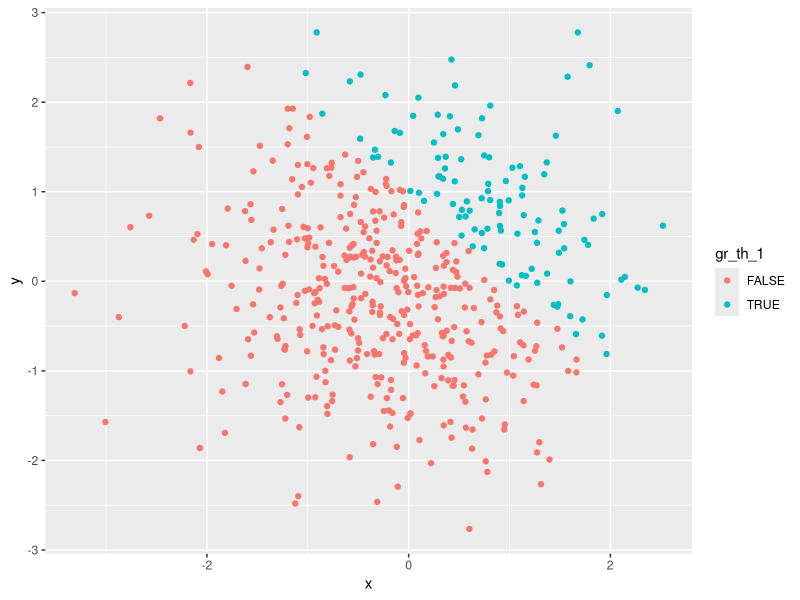
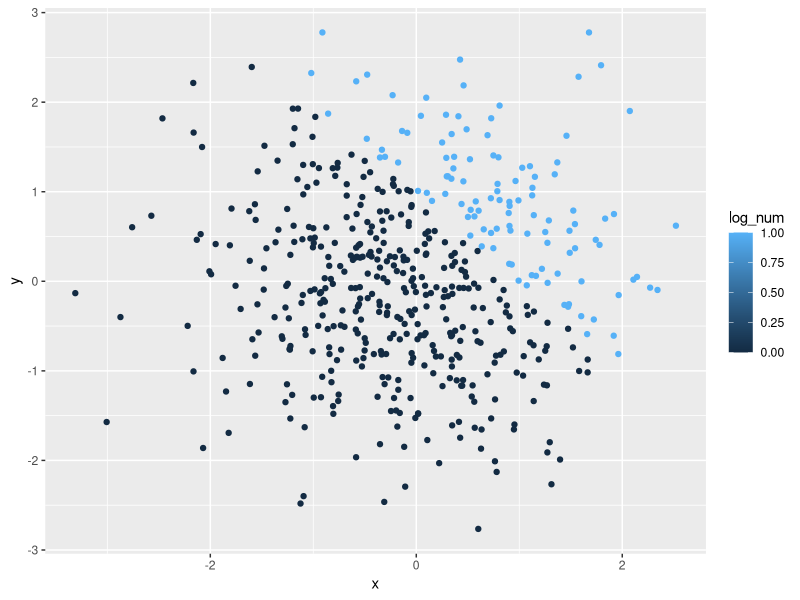
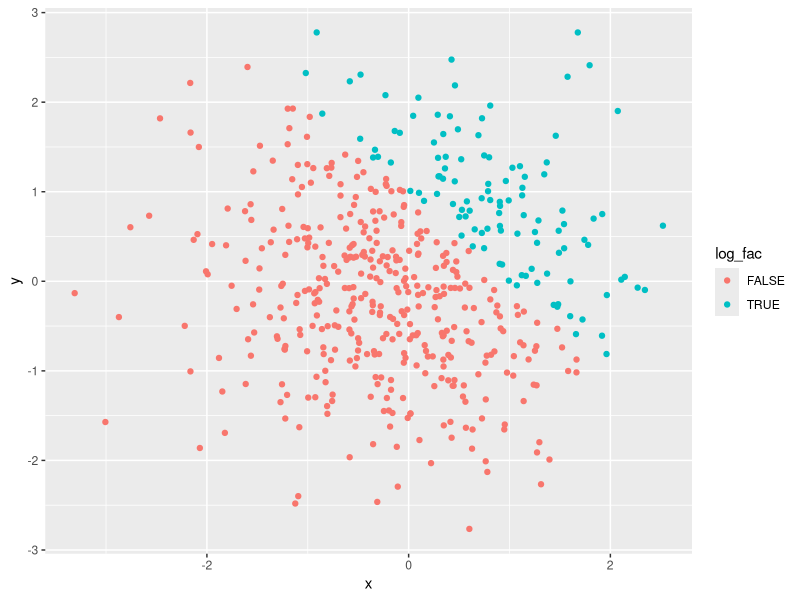
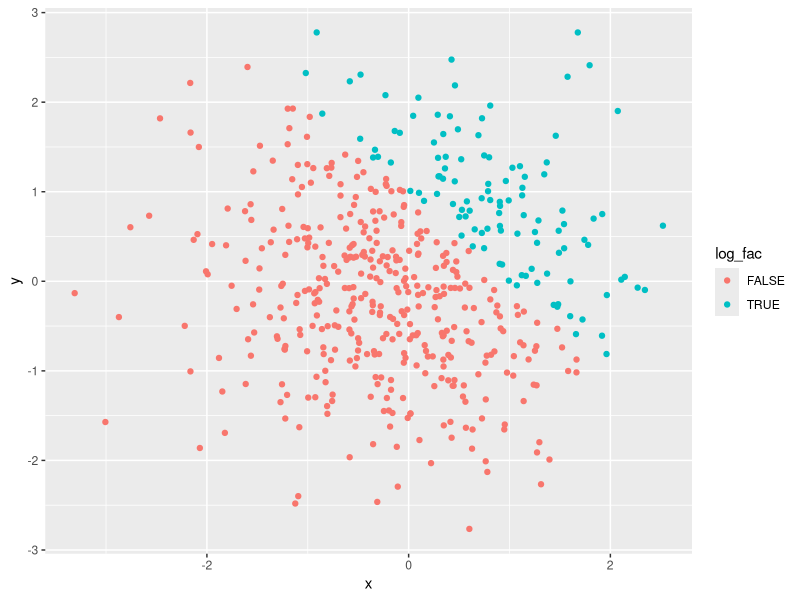

These charts were generated, in order, by the following R code:
## ---- chunk 1
library(tidyverse)
## ---- chunk 2
simple_df1 = tibble(
  sample_norm = rnorm(8),
  gr_th_0 = sample_norm > 0,
  vec_char = c("One", "Two", "Three", "Four", "Five", "Six", "Seven", "Eight"),
  vec_factor = factor(c("male", "male", "other", "female", "male", "male", "female", "other")) 
)
## ---- chunk 3
mean(pull(simple_df1, sample_norm))
mean(pull(simple_df1, gr_th_0))
mean(pull(simple_df1, vec_char))
mean(pull(simple_df1, vec_factor))
## ---- chunk 4
log_to_num = as.numeric(pull(simple_df1, gr_th_0))
rs_x_log_to_num = log_to_num * pull(simple_df1, sample_norm)

log_to_fac = as.factor(pull(simple_df1, gr_th_0))
rs_x_log_to_fac = log_to_fac * pull(simple_df1, sample_norm) # Factor variables are categorical, so this won't work

log_to_fac_to_num = as.numeric(log_to_fac)
rs_x_log_to_fac_to_num = log_to_fac_to_num * pull(simple_df1, sample_norm)

log_to_num
log_to_fac
log_to_fac_to_num

rs_x_log_to_num
rs_x_log_to_fac_to_num
rs_x_log_to_fac
## ---- chunk 5
simple_df2 = tibble(
  x = rnorm(500),
  y = rnorm(500),
  gr_th_1 = x + y > 1,
  log_num = as.numeric(gr_th_1),
  log_fac = as.factor(gr_th_1)
)
## ---- chunk 6
colored_logical = ggplot(simple_df2, aes(x = x, y = y, color=gr_th_1)) + geom_point()
colored_numeric = ggplot(simple_df2, aes(x = x, y = y, color=log_num)) + geom_point()
colored_factor = ggplot(simple_df2, aes(x = x, y = y, color=log_fac)) + geom_point()

colored_logical
colored_numeric
colored_factor

ggsave("colored_logical.pdf")
